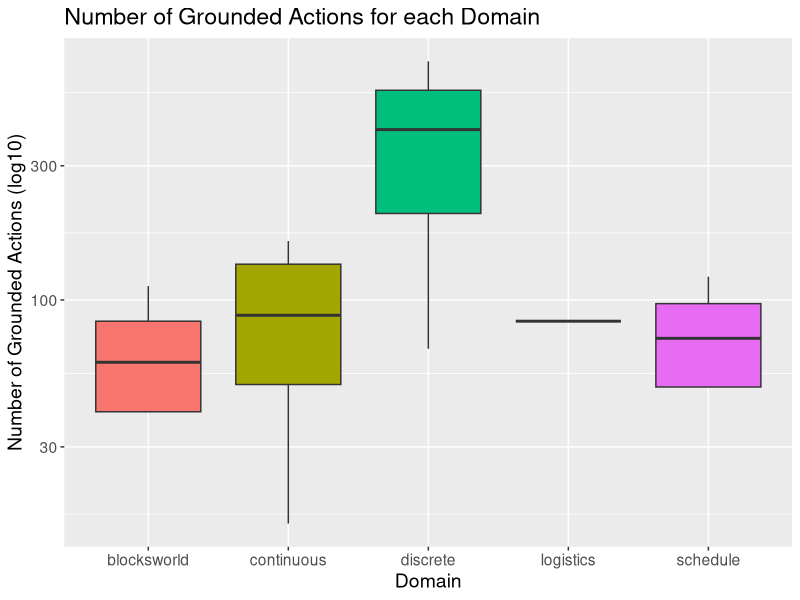
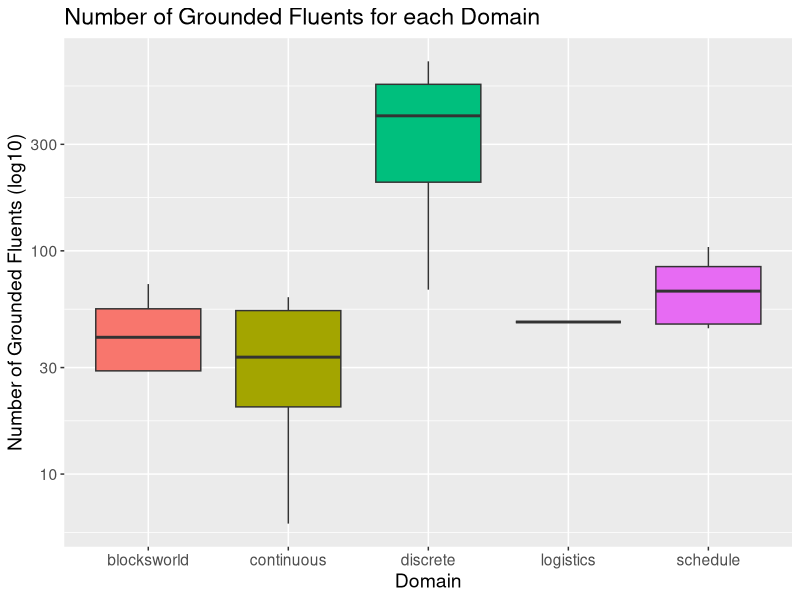
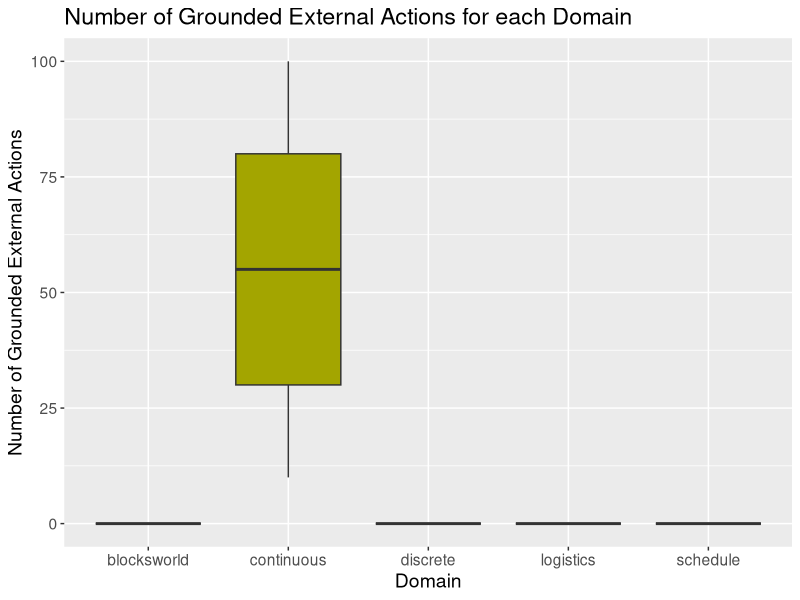
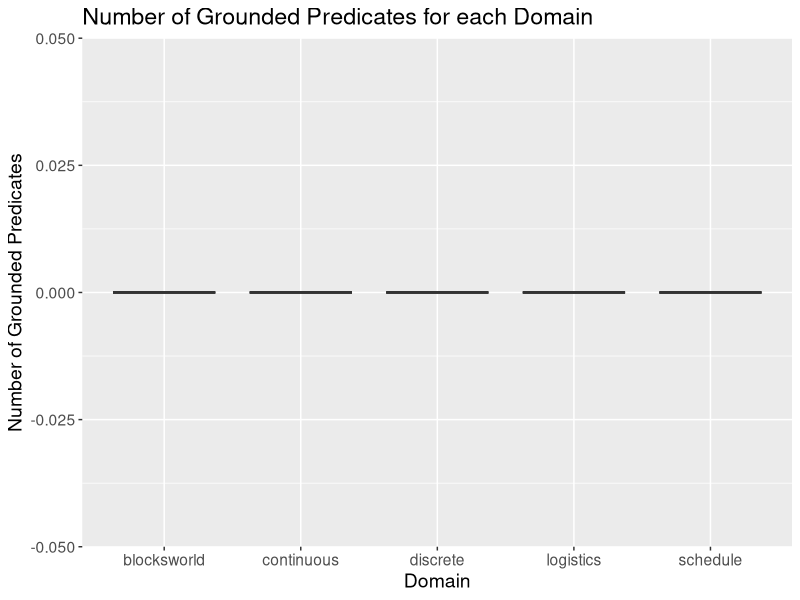
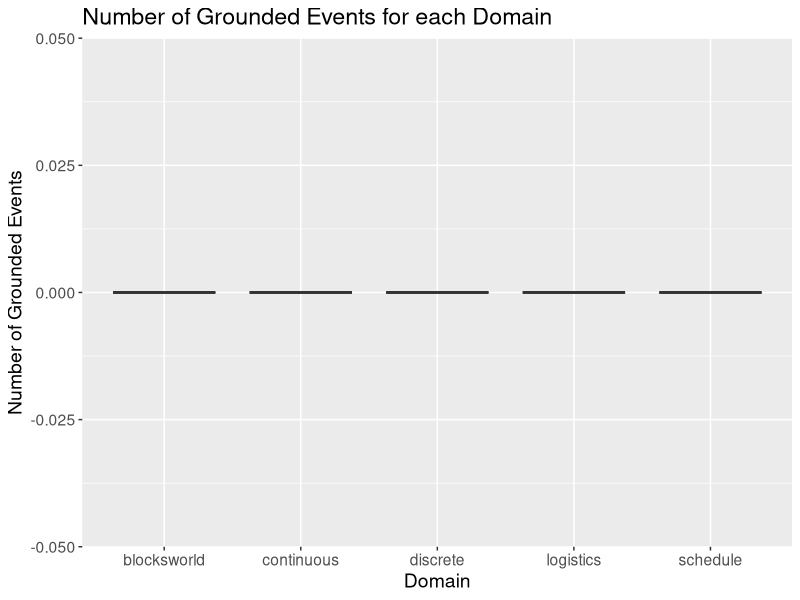
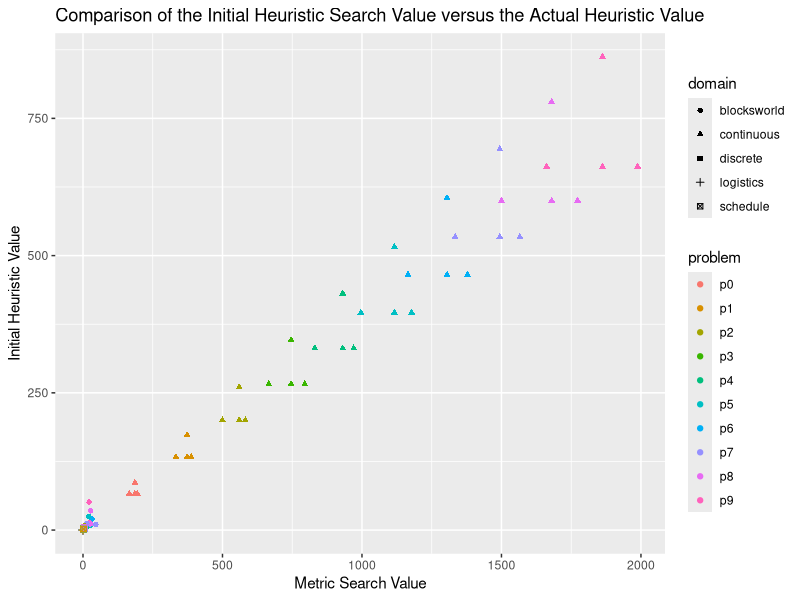
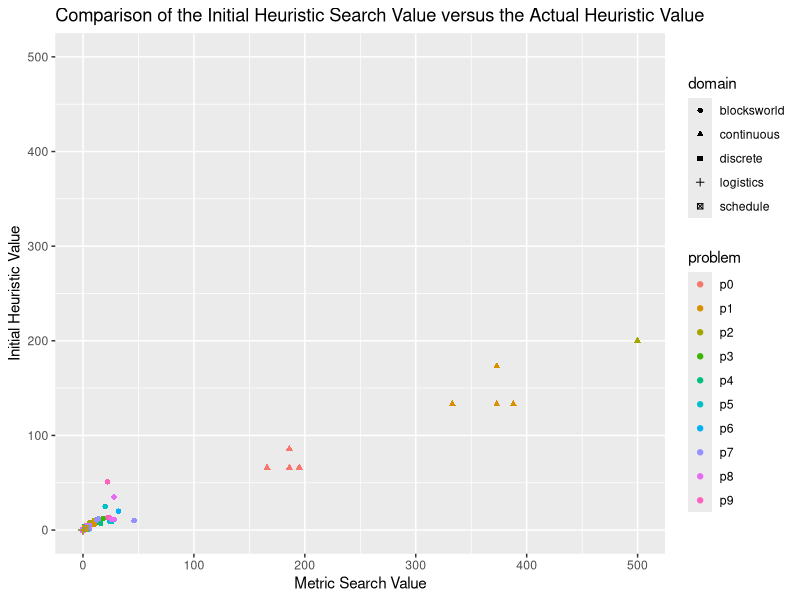
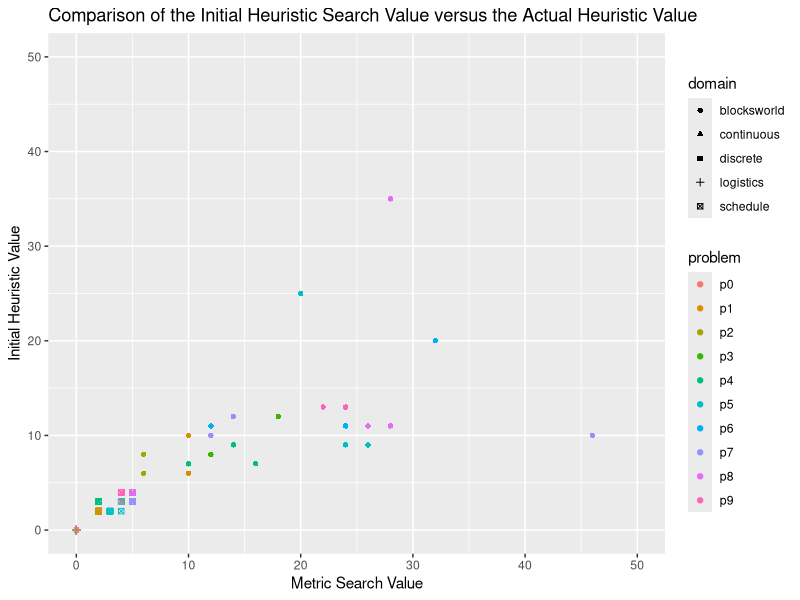

The R source for these figures, in order:
# Load required libraries
library(ggplot2)
library(dplyr)

setwd("~/Documents/planning-formalisms")

df <- read.csv("output.csv")

ground_actions <- ggplot(df, aes(x = domain, y = grounded.actions, fill = domain)) +
  geom_boxplot(show.legend = FALSE) +
  labs(x = 'Domain', y = "Number of Grounded Actions (log10)", title = "Number of Grounded Actions for each Domain") +
  theme(text = element_text(size=14)) +
  scale_y_log10()  # Add this line for log10 scaling

ground_actions

ground_fluents <- ggplot(df, aes(x = domain, y = grounded.fluents, fill = domain)) +
  geom_boxplot(show.legend = FALSE) +
  labs(x = 'Domain', y = "Number of Grounded Fluents (log10)", title = "Number of Grounded Fluents for each Domain") +
  theme(text = element_text(size=14)) +
  scale_y_log10()  # Add this line for log10 scaling

ground_fluents

ground_external_actions <- ggplot(df, aes(x = domain, y = grounded.external.actions, fill = domain)) +
  geom_boxplot(show.legend = FALSE) +
  labs(x = 'Domain', y = "Number of Grounded External Actions", title = "Number of Grounded External Actions for each Domain") +
  theme(text = element_text(size=14))

ground_external_actions

ground_predicates <- ggplot(df, aes(x = domain, y = grounded.predicates, fill = domain)) +
  geom_boxplot(show.legend = FALSE) +
  labs(x = 'Domain', y = "Number of Grounded Predicates", title = "Number of Grounded Predicates for each Domain") +
  theme(text = element_text(size=14))

ground_predicates

ground_events <- ggplot(df, aes(x = domain, y = grounded.predicates, fill = domain)) +
  geom_boxplot(show.legend = FALSE) +
  labs(x = 'Domain', y = "Number of Grounded Events", title = "Number of Grounded Events for each Domain") +
  theme(text = element_text(size=14))

ground_events

df <- df %>%
  select(problem, domain, initial.heuristic.val, metric.search)

xs <- range(df$initial.heuristic.val, na.rm = TRUE)
ys <- range(df$metric.search, na.rm = TRUE)
maxs <- max(xs, ys)

heuristic_informativeness <- ggplot(df, aes(y = initial.heuristic.val, x = metric.search, color = problem, shape = domain)) + 
  geom_point() +
  labs(y = "Initial Heuristic Value", x = "Metric Search Value", title = "Comparison of the Initial Heuristic Search Value versus the Actual Heuristic Value")
  
heuristic_informativeness


heuristic_informativeness <- ggplot(df, aes(y = initial.heuristic.val, x = metric.search, color = problem, shape = domain)) + 
  geom_point() +
  labs(y = "Initial Heuristic Value", x = "Metric Search Value", title = "Comparison of the Initial Heuristic Search Value versus the Actual Heuristic Value") +
  xlim(0, 500) +
  ylim(0, 500)

heuristic_informativeness

heuristic_informativeness <- ggplot(df, aes(y = initial.heuristic.val, x = metric.search, color = problem, shape = domain)) + 
  geom_point() +
  labs(y = "Initial Heuristic Value", x = "Metric Search Value", title = "Comparison of the Initial Heuristic Search Value versus the Actual Heuristic Value") +
  xlim(0, 50) +
  ylim(0, 50)

heuristic_informativeness

# List of plots
plots <- list(
  ground_actions, ground_fluents, ground_external_actions, ground_predicates, ground_events, heuristic_informativeness
)

# Save each plot as a PDF
for (i in seq_along(plots)) {
  ggsave(paste0("plot-", i, ".pdf"), plots[[i]])
}
